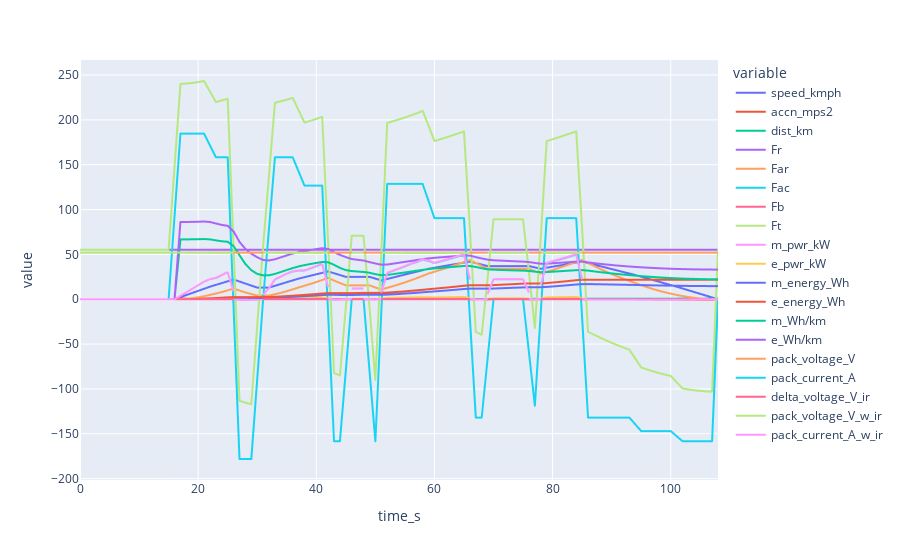

Notebook cell for this chart:
### Code cell
df_energy = energy_calc(time,speed,accn_mps2,mtr_sys_eff,vehicle_param,coastdown_param,veh0_coast1)
